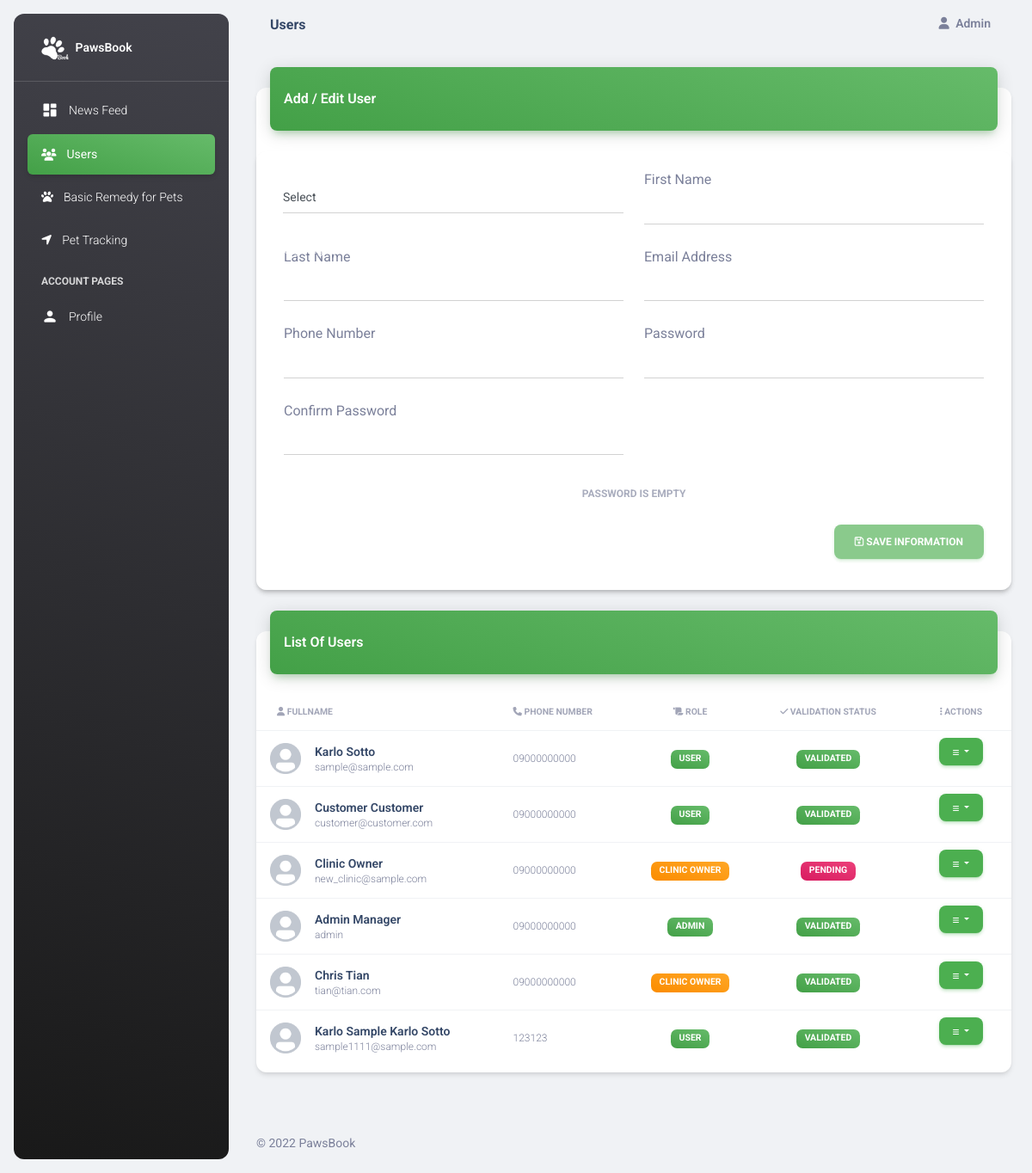
/users.php (signed in), run on the app's committed database.
### tables this page shows
CREATE TABLE `users` (
  `id` int(12) NOT NULL,
  `firstname` varchar(256) DEFAULT NULL,
  `lastname` varchar(256) DEFAULT NULL,
  `email` varchar(256) DEFAULT NULL,
  `phone_number` varchar(12) DEFAULT '09000000000',
  `password` varchar(128) DEFAULT NULL,
  `role` int(12) DEFAULT NULL,
  `validated` tinyint(1) DEFAULT 0
);

### users.php (the view, shortened to what this page needs)
<?php
require_once("process_users.php");
include("head.php");
$users = mysqli_query($mysqli, "SELECT *, u.id AS user_id
    FROM users u
    JOIN role r
    ON r.id = u.role ");
$isAdding = true;
?>
<body class="g-sidenav-show  bg-gray-200">
  <?php include("aside.php"); ?>
  <main class="main-content position-relative max-height-vh-100 h-100 border-radius-lg ">
    <?php include("navbar.php"); ?>
    <div class="container-fluid py-4">
      <div class="row">
        <div class="col-12">
          <div class="card my-4">
            <div class="card-header p-0 position-relative mt-n4 mx-3 z-index-2">
              <div class="bg-gradient-success shadow-success border-radius-lg pt-4 pb-3">
                <h6 class="text-white text-capitalize ps-3">Add / Edit User</h6>
              </div>
            </div>
            <div class="card mt-4">
              <div class="card-body p-3">
                <form action="process_users.php" method="post">
                  <div class="row m-1">
                    <div class="col-md-6 d-flex align-items-center">
                      <div class="input-group input-group-static mb-4">
                        <label for="formControlSelectRole" class="ms-0">Signing up for: </label>
                        <select class="form-control" id="formControlSelectRole" name="role" value="<?php if(!$isAdding){echo  $user['role_id'];} ?>" required>
                          <option value="" disabled selected>Select</option>
                        </select>
                      </div>
                    </div>
                    <div class="col-md-6">
                      <div class="input-group input-group-static mb-4">
                        First Name
                        <input type="text" class="form-control" value="<?php if(!$isAdding){echo $user['firstname'];}else if(isset($_GET['fname'])){echo $_GET['fname']; } ?>" name="fname" required>
                      </div>
                    </div>
                    <div class="col-md-6">
                      <div class="input-group input-group-static mb-4">
                        Last Name
                        <input type="text" class="form-control" value="<?php if(!$isAdding){echo $user['lastname'];}else if(isset($_GET['lname'])){echo $_GET['lname']; } ?>" name="lname" required>
                      </div>
                    </div>
                    <div class="col-md-6">
                      <div class="input-group input-group-static mb-4">
                        Email Address
                        <input type="email" class="form-control" value="<?php if(!$isAdding){echo $user['email'];}else if(isset($_GET['email'])){echo $_GET['email']; } ?>" name="email" required>
                      </div>
                    </div>
                    <div class="col-md-6">
                      <div class="input-group input-group-static mb-4">
                        Phone Number
                        <input type="number" class="form-control" value="<?php if(!$isAdding){echo $user['phone_number'];}else if(isset($_GET['phone_number'])){echo $_GET['phone_number']; } ?>" name="phone_number" required>
                      </div>
                    </div>
                    <?php if ($isAdding) { ?>
                      <div class="col-md-6">
                        <div class="input-group input-group-static mb-4">
                          Password
                          <input type="password" class="form-control" value="" name="password" id="password" required>
                        </div>
                      </div>
                      <div class="col-md-6">
                        <div class="input-group input-group-static mb-4">
                          Confirm Password
                          <input type="password" class="form-control" value="" name="email" id="confirm_password" required>
                        </div>
                      </div>
                      <button disabled id="password-message" class="btn btn-block"></button>
                      <div class="col-md-12 text-end">
                        <button class="btn btn-success text-white" type="submit" name="save_user" id="register_account"><i class="far fa-save"></i> Save Information</button>
                      </div>
                    <?php } ?>
                  </div>
                </form>
              </div>
            </div>
          </div>
        </div>
      </div>
      <div class="col-12">
        <div class="card my-4">
          <div class="card-header p-0 position-relative mt-n4 mx-3 z-index-2">
            <div class="bg-gradient-success shadow-success border-radius-lg pt-4 pb-3">
              <h6 class="text-white text-capitalize ps-3">List of users</h6>
            </div>
          </div>
          <div class="card-body px-0 pb-2">
            <div class="table-responsive p-0">
              <table class="table align-items-center mb-0">
                <thead>
                  <tr>
                    <th class="text-uppercase text-secondary text-xxs font-weight-bolder opacity-7"><i class="fas fa-user"></i> Fullname</th>
                    <th class="text-uppercase text-secondary text-xxs font-weight-bolder opacity-7 ps-2"><i class="fas fa-phone"></i> Phone Number</th>
                    <th class="text-center text-uppercase text-secondary text-xxs font-weight-bolder opacity-7"><i class="fas fa-scroll"></i> Role</th>
                    <th class="text-center text-uppercase text-secondary text-xxs font-weight-bolder opacity-7"><i class="fas fa-check"></i> Validation Status</th>
                    <th class="text-center text-uppercase text-secondary text-xxs font-weight-bolder opacity-7"><i class="fas fa-ellipsis-v"></i> Actions</th>
                  </tr>
                </thead>
                <tbody>
                  <?php while ($user = mysqli_fetch_array($users)) { ?>
                    <tr>
                      <td>
                        <div class="d-flex px-2 py-1">
                          <div>
                            <img src="assets/img/profile-picture/dp.png" class="avatar avatar-sm me-3 border-radius-lg" alt="user1">
                          </div>
                          <div class="d-flex flex-column justify-content-center">
                            <h6 class="mb-0 text-sm"><a href="profile.php?user=<?php echo $user['id']; ?>" target="_blank"><?php echo $user["firstname"] . " " . $user["lastname"]; ?></a></h6>
                            <p class="text-xs text-secondary mb-0"><?php echo $user['email']; ?></p>
                          </div>
                        </div>
                      </td>
                      <td>
                        <p class="text-xs text-secondary mb-0"><?php echo $user['phone_number']; ?></p>
                      </td>
                      <td class="align-middle text-center text-sm">
                        <?php if ($user['role'] == 1) { ?>
                          <span class="badge badge-sm bg-gradient-success">Admin</span>
                        <?php } else if ($user['role'] == 2) { ?>
                          <span class="badge badge-sm bg-gradient-success">User</span>
                        <?php } else { ?>
                          <span class="badge badge-sm bg-gradient-warning">Clinic Owner</span>
                        <?php } ?>
                      </td>
                      <td class="align-middle text-center text-sm">
                        <?php if ($user['validated'] == 0) { ?>
                          <span class="badge badge-sm bg-gradient-primary">Pending</span>
                        <?php } else { ?>
                          <span class="badge badge-sm bg-gradient-success">Validated</span>
                        <?php } ?>
                      </td>
                      <td class="align-middle text-center text-sm">
                        <div class="btn-group">
                          <button class="btn btn-success btn-sm dropdown-toggle" type="button" data-toggle="dropdown" aria-haspopup="true" aria-expanded="false">
                            <i class="fas fa-bars"></i>
                          </button>
                        </div>
                      </td>
                    </tr>
                  <?php } ?>
                </tbody>
              </table>
            </div>
          </div>
        </div>
      </div>
    </div>
    <?php include("footer.php"); ?>
  </main>
</body>
</html>

### assets/css/snackbar.css (style rules this page uses)
.snackclose, label { bottom: -70px; position: absolute; border: 0; }
label { z-index: 999; display: block; width: 100%; height: 100%; color: rgba(255, 255, 255, 0.8); cursor: pointer; }

### head.php (style rules this page uses)
.bg-gradient-primary { background-color: #4caf50 !important; }

### data on the page
users: firstname "Karlo", lastname "Sotto", email "sample@sample.com", phone_number "09000000000", shows "USER", validated "VALIDATED"
users: firstname "Customer", lastname "Customer", email "customer@customer.com", phone_number "09000000000", shows "USER", validated "VALIDATED"
users: firstname "Clinic", lastname "Owner", email "new_clinic@sample.com", phone_number "09000000000", shows "CLINIC OWNER", validated "PENDING"
users: firstname "Admin", lastname "Manager", email "admin", phone_number "09000000000", shows "ADMIN", validated "VALIDATED"
users: firstname "Chris", lastname "Tian", email "tian@tian.com", phone_number "09000000000", shows "CLINIC OWNER", validated "VALIDATED"
users: firstname "Karlo", lastname "Sample Karlo Sotto", email "sample1111@sample.com", phone_number "123123", shows "USER", validated "VALIDATED"

### other printed values
$_SESSION['sidebar'] "Users"
$_SESSION['firstname'] "Admin"
